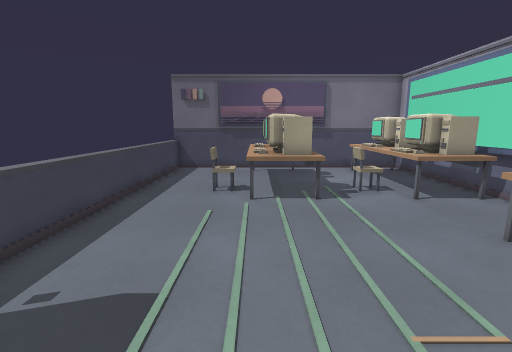
view 1 (above)

13 first-person views from a walk through a 3-D level made in the Godot game engine. The camera is 1.3 m above the floor, tilts 10° down and sees 85° across. The floor is counted in squares, 0.5 m on a side. Each view is taken from the middle of a square. On the plan, view 1 faces up. The plan holds only what a view shows up to about 19 squares ahead; the rest is blank.

view 2
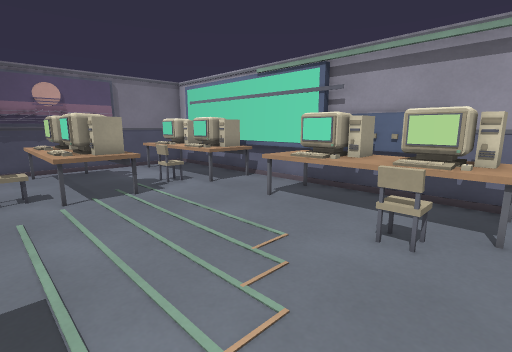

view 3
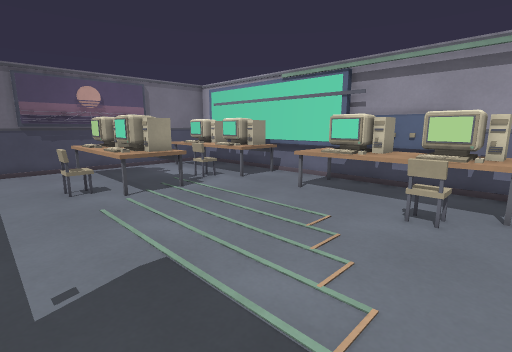

view 4
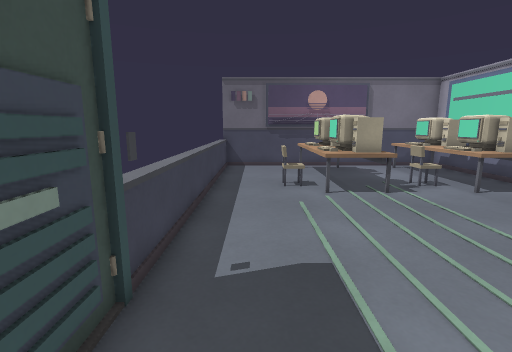

view 5
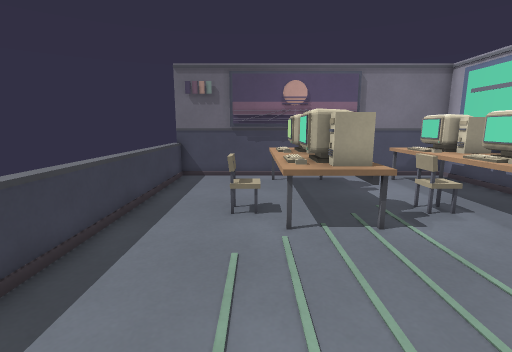

view 6
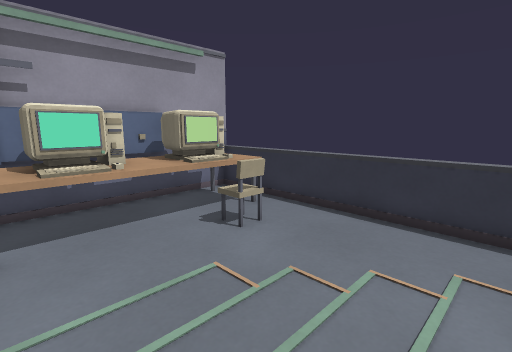

view 7
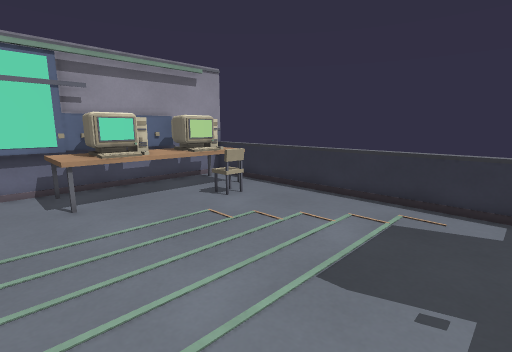

view 8
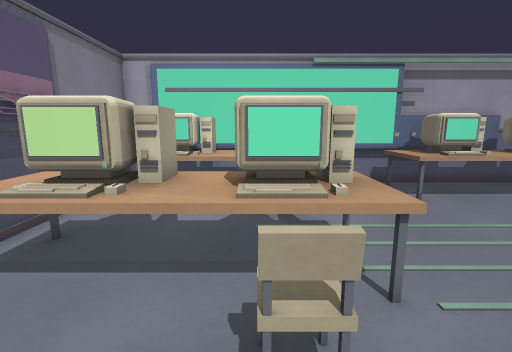

view 9
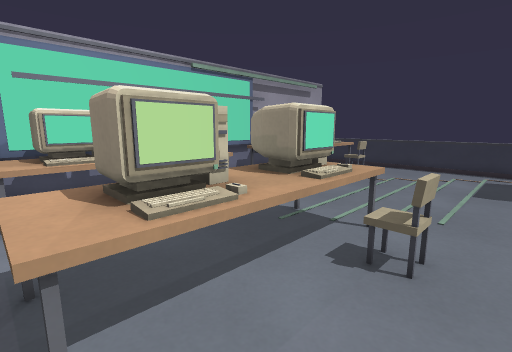

view 10
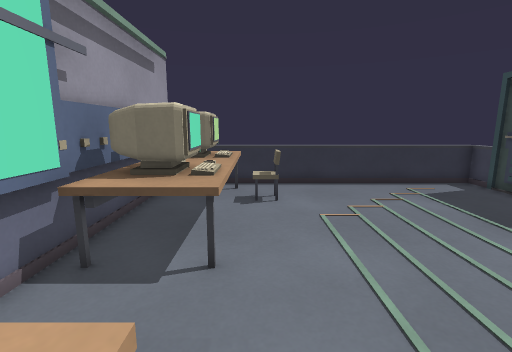

view 11
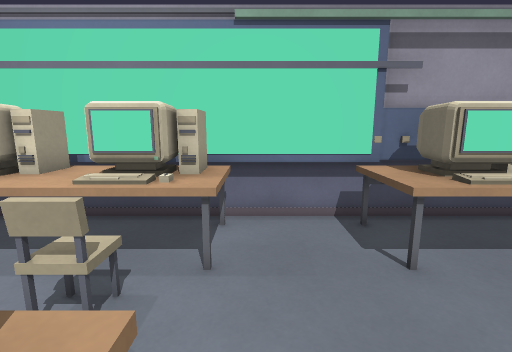

view 12
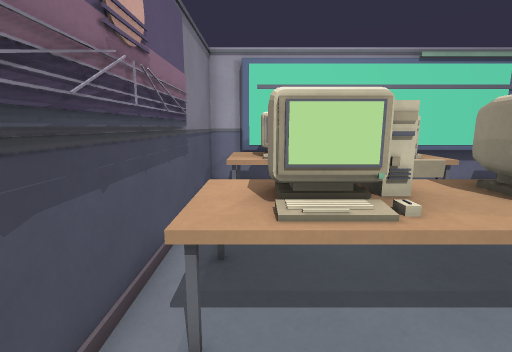

view 13
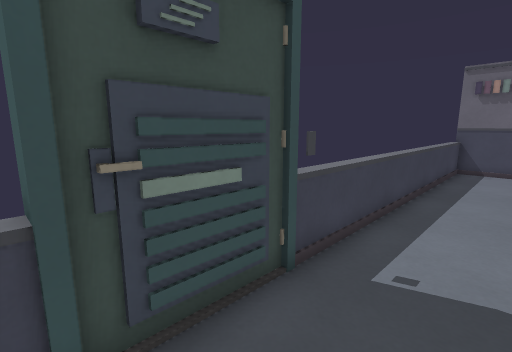

### Floor plan
Key: @ floor where view 1 was taken; # wall or solid block; . floor; = window, fence, low wall or low ledge; ^ raised ledge; C chair; O other object.
Columns run from 6 left of view 1 to 9 right of it. Each row starts with its distance up from view 1.
 18  ###############
 17  =....^^^...^^^#
 16  =....OOO...OOO#
 15  =....OOO ..OO #
 14  =....### ..#O##
 13  =....^^^...^^^#
 12  =..C.#OO C.#O #
 11  =....#OO ..#O##
 10  =....^###..^###
  9  =.............#
  8  =.............#
  7  =.............#
  6  =..........^^^#
  5  =..........#O##
  4  =..........#OO#
  3  #..........^O##
  2  #..........OOO#
  1  #........COOOO#
  0  O....@.....OO##
 -1 #=..........^==#
 -2 ##==========####

Positions as (right, up) in squares from view 1, and headings:
1: (0, 0), facing up
2: (-2, -1), facing up-right
3: (-4, -1), facing up-right
4: (-3, -1), facing up
5: (-1, 3), facing up
6: (-1, 6), facing down-right
7: (-4, 8), facing down-right
8: (-4, 12), facing right
9: (-3, 17), facing down-right
10: (5, 11), facing down
11: (1, 9), facing right
12: (-3, 16), facing right
13: (-2, -1), facing up-left
